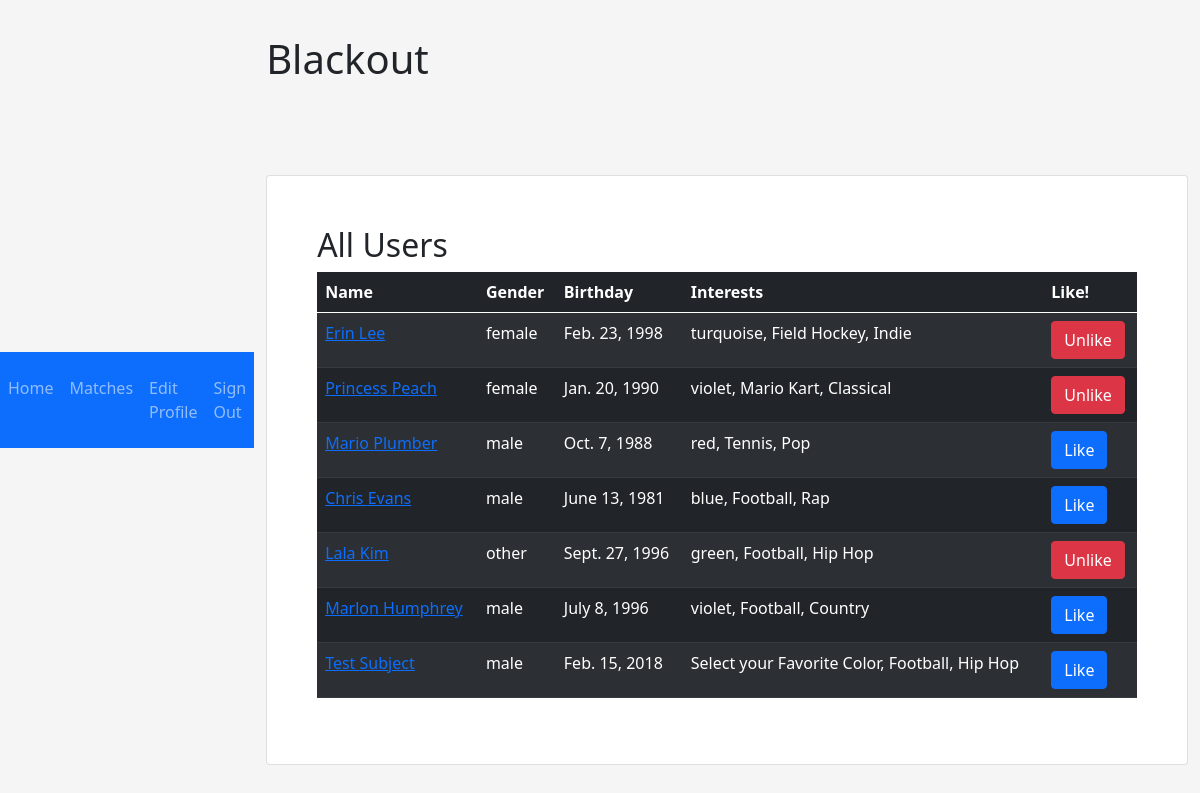
The page /dashboard/ (signed in) on the database its author committed.
### dating_app/models.py (models this page shows)
class Profile(models.Model):
    gender = models.CharField(max_length = 255)
    birthday = models.DateField()
    color = models.CharField(max_length = 255)
    sport = models.CharField(max_length = 255)
    movie = models.CharField(max_length = 255)
    music = models.CharField(max_length = 255)
    creator = models.ForeignKey(User, related_name='user_profile', on_delete = models.CASCADE)
    created_at = models.DateTimeField(auto_now_add = True)
    updated_at = models.DateTimeField(auto_now = True)
    user_likes = models.ManyToManyField(User, related_name='user_matches')
    image = models.ImageField(upload_to='images', default="default.jpg")
    objects = ProfileManager()

### login_app/models.py (models this page shows)
class User(models.Model):
    first_name = models.CharField(max_length = 245)
    last_name = models.CharField(max_length = 245)
    email = models.CharField(max_length = 350)
    password = models.CharField(max_length = 60)
    created_at = models.DateTimeField(auto_now_add = True)
    updated_at = models.DateTimeField(auto_now = True)
    objects = UserManager()

### dating_app/views.py (the view)
# urls.py: path('dashboard/', include('dating_app.urls')),
def dashboard(request):
    if 'user_id' not in request.session:
        return redirect('/')
    else:
        profiles = Profile.objects.filter(creator_id = request.session['user_id'])
        if profiles:
            context = {
                "creator": profiles[0],
                "profiles": Profile.objects.all(),
                "this_user": User.objects.get(id = request.session['user_id']),
            }
        else:
            context = {
                "profiles": Profile.objects.all(),
                "this_user": User.objects.get(id = request.session['user_id']),
            }
        return render(request, "dashboard.html", context)

### dating_app/templates/dashboard.html (shortened to what this page needs)
<!DOCTYPE html>
<html lang="en">
<head>
    {% include "partials/header.html" %}
</head>
<body>
    <div>
    {% include "partials/navbar.html" %}
    </div>
    <div class="container">
        <h1>Blackout</h1>
        <div class="card; align-self-center">
            <main class="form-entry" style="width: 100%;">
            </main>
        </div>
        <div class="card">
            <h2>All Users</h2>
            <table class="table table-dark table table-striped">
                <thead>
                    <tr>
                        <th>Name</th>
                        <th>Gender</th>
                        <th>Birthday</th>
                        <th>Interests</th>
                        <th>Like!</th>
                    </tr>
                </thead>
                <tbody>
                {% for profile in profiles %}
                    {% if profile.creator.id != request.session.user_id %}
                    <tr>
                        <td><a href="user/{{profile.id}}">{{profile.creator.first_name}} {{profile.creator.last_name}}</a></td>
                        <td>{{profile.gender}}</td>
                        <td>{{profile.birthday}}</td>
                        <td>{{profile.color}}, {{profile.sport}}, {{profile.music}}</td>
                        {% if this_user in profile.user_likes.all %}
                            <td><a href="user/{{profile.id}}/dislike"><button type="submit" class="btn btn-danger">Unlike</button></a></td>
                        {% else %}
                        {% if this_user.id != profile.user_likes.id %}
                        <td><a href="user/{{profile.id}}/like"><button type="submit" class="btn btn-primary">Like</button></a></td>
                        {% endif %}
                        {% endif %}
                    </tr>
                    {% endif %}
                {% endfor %}
                </tbody>
            </table>
        </div>
    </div>
</body>
</html>

### login_app/static/css/style.css (style rules this page uses)
body { display: flex; align-items: center; padding-top: 40px; padding-bottom: 40px; }
html, body { height: 100%; }
body { margin: 0; font-family: var(--bs-font-sans-serif); font-size: 1rem; font-weight: 400; line-height: 1.5; color: #212529; background-color: whitesmoke; -webkit-text-size-adjust: 100%; -webkit-tap-highlight-color: transparent; }
.form-entry { width: 100%; max-width: 330px; padding: 30px; margin: auto; }
.card { padding: 50px; }

### rows shown on the page
Profile: creator.first_name "Erin", creator.last_name "Lee", gender "female", birthday "Feb. 23, 1998", color "turquoise", sport "Field Hockey", music "Indie"
Profile: creator.first_name "Princess", creator.last_name "Peach", gender "female", birthday "Jan. 20, 1990", color "violet", sport "Mario Kart", music "Classical"
Profile: creator.first_name "Mario", creator.last_name "Plumber", gender "male", birthday "Oct. 7, 1988", color "red", sport "Tennis", music "Pop"
Profile: creator.first_name "Chris", creator.last_name "Evans", gender "male", birthday "June 13, 1981", color "blue", sport "Football", music "Rap"
Profile: creator.first_name "Lala", creator.last_name "Kim", gender "other", birthday "Sept. 27, 1996", color "green", sport "Football", music "Hip Hop"
Profile: creator.first_name "Marlon", creator.last_name "Humphrey", gender "male", birthday "July 8, 1996", color "violet", sport "Football", music "Country"
Profile: creator.first_name "Test", creator.last_name "Subject", gender "male", birthday "Feb. 15, 2018", color "Select your Favorite Color", sport "Football", music "Hip Hop"
